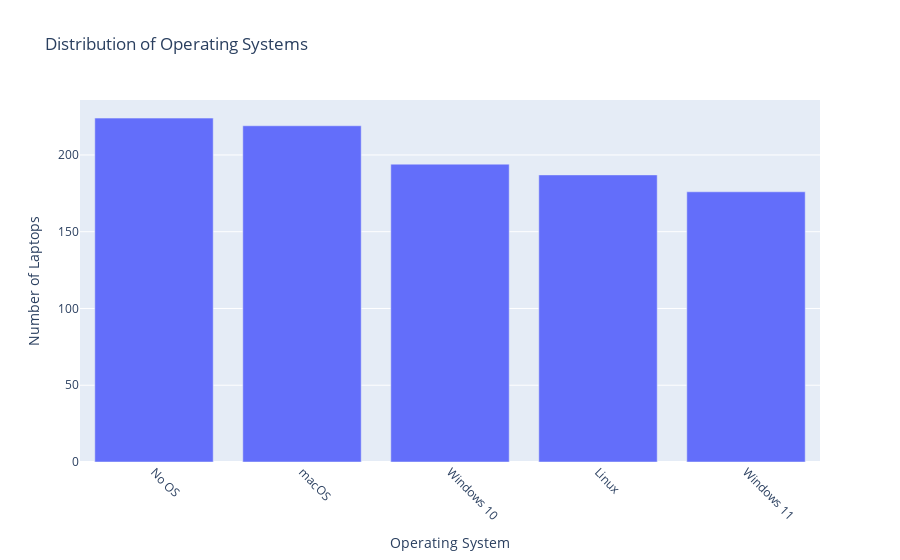

The notebook cell this image was saved under:
### Code cell
# 5. Operating System
os_count = df['OpSys'].value_counts().reset_index()
os_count.columns = ['OpSys', 'Count']

fig = px.bar(os_count, 
             x='OpSys', 
             y='Count', 
             title='Distribution of Operating Systems', 
             labels={'Count': 'Number of Laptops', 'OpSys': 'Operating System'})

fig.update_layout(xaxis=dict(tickangle=45))
fig.show()

### Figure 1 — Plotly figure (JSON) as saved in the notebook; plotly's stock layout.template omitted (floating-point values rounded to 4 significant figures)
{"data": [{"alignmentgroup": "True", "hovertemplate": "Operating System=%{x}<br>Number of Laptops=%{y}<extra></extra>", "legendgroup": "", "marker": {"color": "#636efa", "pattern": {"shape": ""}}, "name": "", "offsetgroup": "", "orientation": "v", "showlegend": false, "textposition": "auto", "type": "bar", "x": ["No OS", "macOS", "Windows 10", "Linux", "Windows 11"], "xaxis": "x", "y": [224, 219, 194, 187, 176], "yaxis": "y"}], "layout": {"barmode": "relative", "legend": {"tracegroupgap": 0}, "title": {"text": "Distribution of Operating Systems"}, "xaxis": {"anchor": "y", "domain": [0, 1], "tickangle": 45, "title": {"text": "Operating System"}}, "yaxis": {"anchor": "x", "domain": [0, 1], "title": {"text": "Number of Laptops"}}}}
